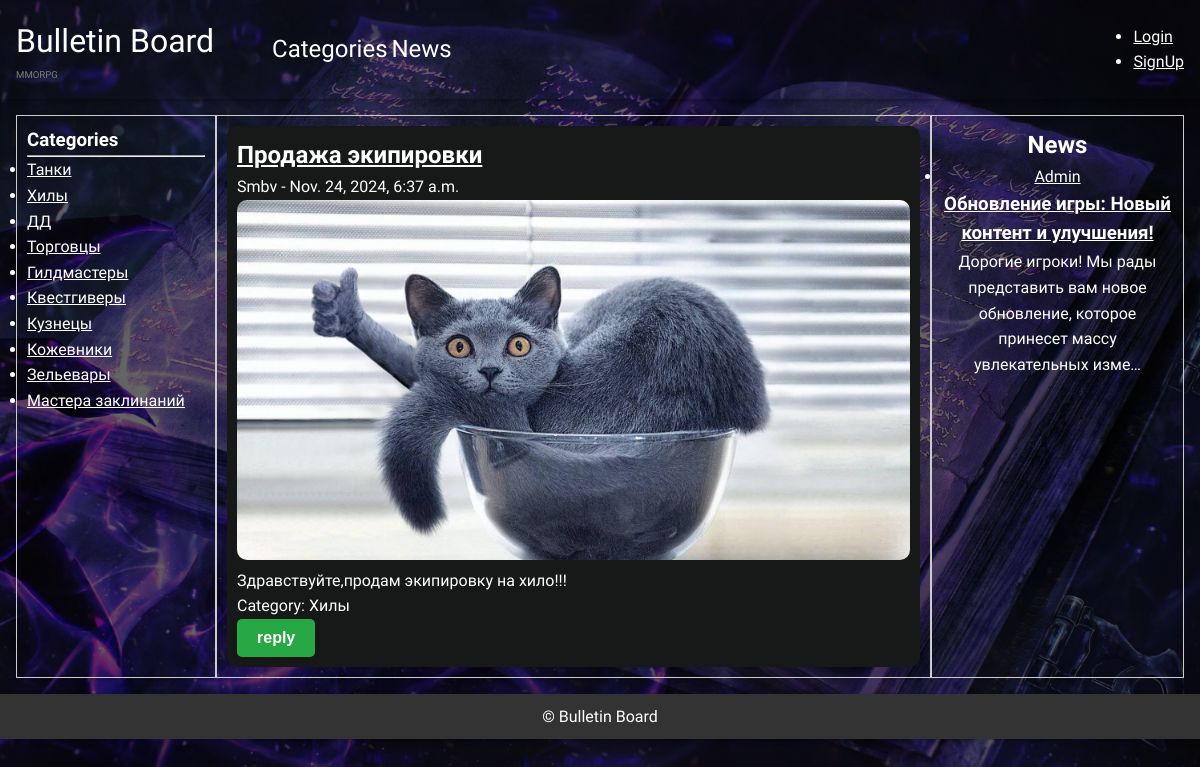
The app's page /board/detail/27/prodazha-ekipirovki-1732430229/ with its own data.
### board/models.py (models this page shows, shortened)
class Category(models.Model):
    class Meta:
        verbose_name = 'Category'
        verbose_name_plural = 'Categories'
    name = models.CharField(max_length=150)
    slug = models.SlugField(
        max_length=255, unique=True, db_index=True, verbose_name="URL",
        blank=True)
    descriptions = models.TextField(blank=True)
    image = models.ImageField(
        upload_to='categories/images/', null=True, blank=True)
    def __str__(self):
        return f'{self.name}'

class Board(models.Model):
    author = models.ForeignKey(User, on_delete=models.CASCADE)
    title = models.CharField(max_length=150, blank=False)
    text = RichTextUploadingField()
    category = models.ForeignKey('Category',
                                 on_delete=models.CASCADE, blank=False)
    created_date = models.DateTimeField(auto_now_add=True, null=True,
                                        blank=True)
    slug = models.SlugField(
        max_length=255, unique=True, db_index=True, verbose_name="URL",
        blank=True)
    image = models.ImageField(
        upload_to='boards/images/', null=True, blank=True, default='boards/images/default_image.jpg')  # upload to images in board
    video = models.FileField(
        upload_to='boards/videos', null=True, blank=True)   # upload to video in board

class Post(models.Model):
    author = models.ForeignKey(User, on_delete=models.CASCADE)
    title = models.CharField(max_length=150, blank=False)
    text = models.TextField()
    created_date = models.DateTimeField(auto_now_add=True)
    image = models.ImageField(
        upload_to='posts/images/', null=True, blank=True)
    video = models.FileField(
        upload_to='posts/videos', null=True, blank=True)
    slug = models.SlugField(
        max_length=255, unique=True, db_index=True, verbose_name="URL",
        blank=True)

### board/views.py (the view)
class BoardDetailView(View):
    def get_context_data(self, request, pk, slug):
        categories = Category.objects.all()
        posts = Post.objects.all()
        board = Board.objects.get(pk=pk, slug=slug)
        return {
            'board': board,
            'categories': categories,
            'posts': posts,
        }
    def get(self, request, pk, slug):
        context = self.get_context_data(request, pk, slug)
        return render(request, 'board/board_detail.html', context)

### templates/board/board_detail.html (shortened to what this page needs)
{% extends 'default.html' %}
{% load i18n %}
{% block side-left %}
    <section>
        <h1>{% trans 'Categories' %}</h1>
        <hr>
    </section>
    <section>
        <ul class="categories">
        {% for category in categories %}
            <li class="category">
                <a href="{% url 'BoardsInCategory' category.pk category.slug  %}">
                    {{category.name}}
                </a>
            </li>
        {% endfor %}
        </ul>
    </section>
{% endblock side-left %}
{% block content %}
    <article class="card_board_detail">
        <div class="header-board">
            <div class="title-detail">
                <h1 class="card_title_detail">
                    <a href="{% url 'BoardDetail' board.pk board.slug %}">{{board.title}}</a>
                </h1>
                <span class="card_author_detail">
                    {{ board.author }} - {{ board.created_date }}
                </span>
            </div>
        </div>
        {% if board.image %}
            <div class="card-media-detail">
                <img src="{{ board.image.url }}" alt="Board Image">
            </div>
        {% endif %}
        <div class="card-detail-content">
            <p class="title_description_detail">
                {{board.text|safe}}
            </p>
            <span>{% trans 'Category' %}: {{ board.category }}</span>
            <div><button class="green-button">{% trans 'reply' %}</button></div>
        </div>
    </article >
{% endblock content %}
{% block side-right %}
    <section>
        <h1>{% trans 'News' %}</h1>
    </section>
    <section class="posts">
        <ul>
        {% for post in posts %}
            <li>
                <a href="#">{{ post.author }}</a>
                <h3><a href="{% url 'PostDetail' post.pk post.slug %}">{{ post.title }}</a></h3>
                <p>{{ post.text|truncatechars:100 }}</p>
            </li>
        {% endfor %}
        </ul>
    </section>
{% endblock side-right %}

### static/css/styles.css (style rules this page uses)
* { margin: 0; padding: 0; box-sizing: border-box; color: #fff; }
body { height: 100%; font-family: "Philosopher", sans-serif; font-weight: 400; font-style: normal; line-height: 1.6; background: linear-gradient(rgba(0, 0, 0, 0.6), rgba(0, 0, 0, 0.6)), url('/media/images/background/book-dark-magic-kniga-magiia-tiomnaia-magiia-runy.jpg') center / cover no-repeat; background-color: #000; background-size: cover; background-attachment: fixed; }
.green-button { background-color: #28a745; color: #fff; font-size: 16px; font-weight: bold; padding: 10px 20px; border: none; border-radius: 5px; cursor: pointer; transition: background-color 0.3s ease, transform 0.2s ease; box-shadow: 0 4px 6px rgba(0, 0, 0, 0.1); }
.card_board_detail { display: flex; flex-direction: column; justify-content: flex-start; align-items: stretch; flex-wrap: nowrap; background-color: #171919; border-radius: 10px; box-shadow: 0 4px 8px rgba(0, 0, 0, 0.1); width: 100%; box-sizing: border-box; height: auto; padding: 10px; text-align: justify; }
.header-board { display: flex; justify-content: flex-start; flex: 1; }
.title-detail { flex:3 }
.card-media-detail { flex: 1; }
.card-detail-content { flex: 3; }
.card_board_detail img, .card_board_detail video { max-width: 100%; max-height: 400px; border-radius: 10px; }

### records on screen
Category: name "Танки"
Category: name "Хилы"
Category: name "ДД"
Category: name "Торговцы"
Category: name "Гилдмастеры"
Category: name "Квестгиверы"
Category: name "Кузнецы"
Category: name "Кожевники"
Category: name "Зельевары"
Category: name "Мастера заклинаний"
Board: title "Продажа экипировки", author "Smbv", created_date "Nov. 24, 2024, 6:37 a.m.", image (placeholder picture), text "Здравствуйте,продам экипировку на хило!!!", category "Хилы"
Post: author "Admin", title "Обновление игры: Новый контент и улучшения!", text "Дорогие игроки! Мы рады представить вам новое обновление, которое принесет массу увлекательных изме…"
